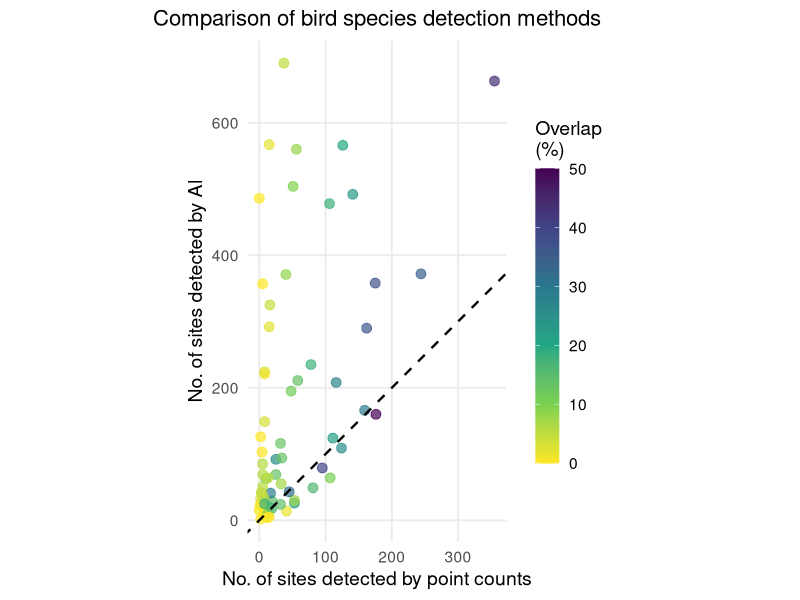
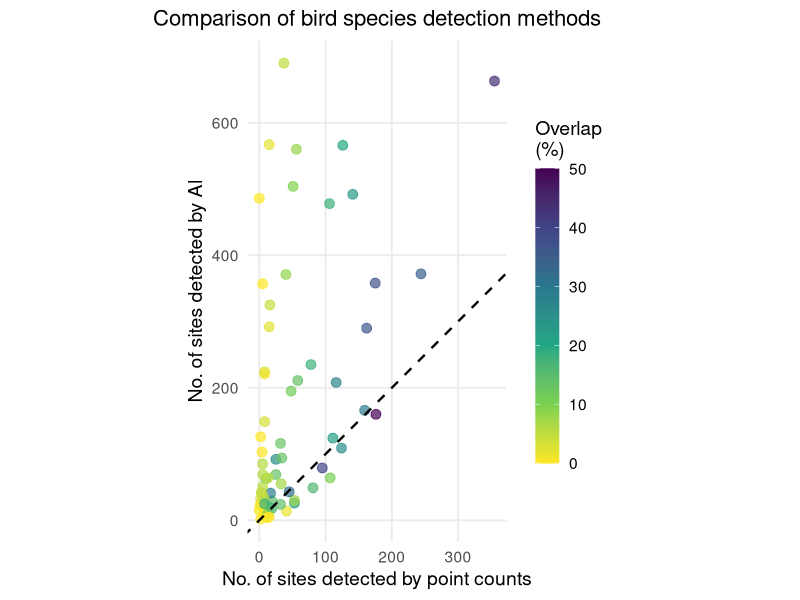
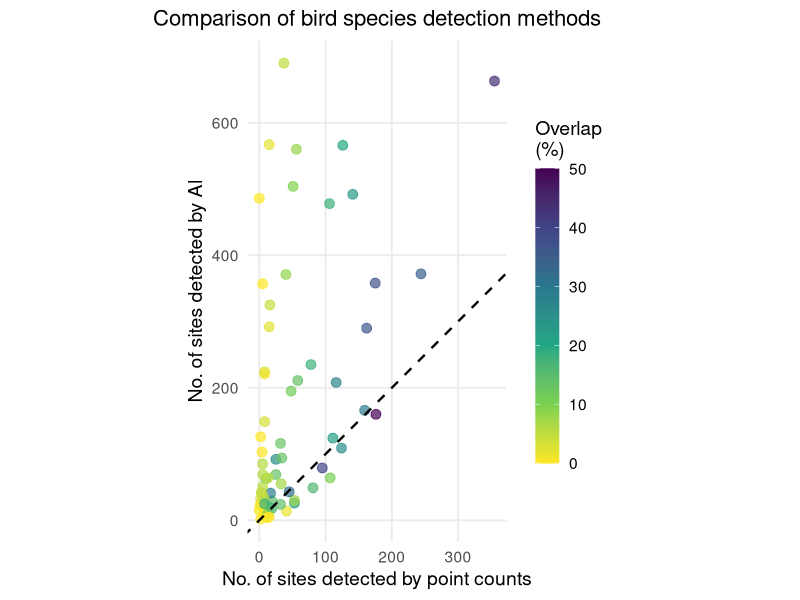

These charts were generated, in order, by the following R code:
# Bird Survey Comparison: Human Point Counts (PC) vs BirdNET - restricted to the 67 species that birdnet knows
#20th November 2025        
#to see for which species there is most and least agreement between the methods

library(tidyverse)
library(ggplot2)
library(scales)
library(viridis)
library(patchwork)
library

# Load data
setwd("/path to your working directory/")
pc_data <- read.csv("pc_spp.site.csv", header=T)   
birdnet_data <- read.csv("birdnet spp.site.csv", header = T)
head(pc_data)
head(birdnet_data)

dim(pc_data)
dim(birdnet_data)

# Extract species names (first column)
pc_species <- pc_data[, 1]
birdnet_species <- birdnet_data[, 1]
pc_species
birdnet_species

# Find common species between the two datasets
common_species <- intersect(pc_species, birdnet_species)
cat("\nNumber of species in point counts:", length(pc_species), "\n")
cat("Number of species in BirdNET:", length(birdnet_species), "\n")
cat("Number of common species:", length(common_species), "\n")

# Get site names (column names, excluding first column which is species)
pc_sites <- colnames(pc_data)[-1]
birdnet_sites <- colnames(birdnet_data)[-1]

# Find common sites
common_sites <- intersect(pc_sites, birdnet_sites)
cat("Number of sites in point counts:", length(pc_sites), "\n")
cat("Number of sites in BirdNET:", length(birdnet_sites), "\n")
cat("Number of common sites:", length(common_sites), "\n\n")

# Filter both datasets to include only common species and common sites
pc_filtered <- pc_data %>%
  filter(WMshort %in% common_species) %>%
  select(WMshort, all_of(common_sites))

birdnet_filtered <- birdnet_data %>%
  filter(WMshort %in% common_species) %>%
  select(WMshort, all_of(common_sites))

# Make sure species are in the same order
pc_filtered <- pc_filtered %>% arrange(WMshort)
birdnet_filtered <- birdnet_filtered %>% arrange(WMshort)

# Metrics for each species
comparison_df <- data.frame(
  species = pc_filtered$WMshort,
  n_sites_pc = NA,
  n_sites_birdnet = NA,
  n_sites_both = NA,
  overlap_pct = NA
)

for (i in 1:nrow(comparison_df)) {
  species <- comparison_df$species[i]
  
  # Extract presence-absence vectors for this species (excluding species name column)
  pc_vector <- as.numeric(pc_filtered[pc_filtered$WMshort == species, -1])
  birdnet_vector <- as.numeric(birdnet_filtered[birdnet_filtered$WMshort == species, -1])
  
  # Number of sites where species was detected
  n_pc <- sum(pc_vector > 0, na.rm = TRUE)
  n_birdnet <- sum(birdnet_vector > 0, na.rm = TRUE)
  
  # Number of sites where both methods detected the species
  n_both <- sum(pc_vector > 0 & birdnet_vector > 0, na.rm = TRUE)
  
  # Calculate overlap percentage
  # Overlap = sites where both detected / total unique sites where either detected
  n_either <- sum(pc_vector > 0 | birdnet_vector > 0, na.rm = TRUE)
  overlap_pct <- if (n_either > 0) (n_both / n_either) * 100 else 0
  
  # Store results
  comparison_df$n_sites_pc[i] <- n_pc
  comparison_df$n_sites_birdnet[i] <- n_birdnet
  comparison_df$n_sites_both[i] <- n_both
  comparison_df$overlap_pct[i] <- overlap_pct
}

# Print summary statistics
cat("Summary of comparison:\n")
cat("Species detected by point counts only:", 
    sum(comparison_df$n_sites_pc > 0 & comparison_df$n_sites_birdnet == 0), "\n")
cat("Species detected by BirdNET only:", 
    sum(comparison_df$n_sites_birdnet > 0 & comparison_df$n_sites_pc == 0), "\n")
cat("Species detected by both methods:", 
    sum(comparison_df$n_sites_pc > 0 & comparison_df$n_sites_birdnet > 0), "\n")
cat("\nMean overlap percentage:", 
    round(mean(comparison_df$overlap_pct[comparison_df$n_sites_pc > 0 | comparison_df$n_sites_birdnet > 0]), 1), "%\n")

# Save comparison data
write.csv(comparison_df, "species_comparisonJun2026.csv", row.names = FALSE)


# Comparison plot
p <- ggplot(comparison_df, aes(x = n_sites_pc, y = n_sites_birdnet, color = overlap_pct)) +
  geom_point(size = 3, alpha = 0.7) +
  geom_abline(intercept = 0, slope = 1, linetype = "dashed", color = "black", linewidth = 0.8) +
  scale_color_viridis_c(option = "viridis", name = "Overlap\n(%)", 
                      limits = c(0, 50), breaks = seq(0, 50, 10),
                      direction = -1) +
  labs(
    title = "Comparison of bird species detection methods",
    x = "No. of sites detected by point counts",
    y = "No. of sites detected by AI"
  ) +
  theme_minimal(base_size = 14) +
  theme(
    plot.title = element_text(hjust = 0.5, size = 16),
    panel.grid.minor = element_blank(),
    legend.position = "right",
    legend.key.height = unit(1.5, "cm")
  ) +
  coord_fixed(ratio = 1)  # Equal scaling on both axes
  
  p

# Save the plot
ggsave("method_comparison_plot.png", 
       plot = p, width = 8, height = 7, dpi = 300, bg = "white")


# Display the plot
print(p)




#######################################
#data exploration 

# Show top 15 species with best agreement
cat("\nTop 15 species with highest overlap (detected by both methods):\n")
top_overlap <- comparison_df %>%
  filter(n_sites_pc > 0 & n_sites_birdnet > 0) %>%
  arrange(desc(overlap_pct)) %>%
  head(15) %>%
  select(species, n_sites_pc, n_sites_birdnet, n_sites_both, overlap_pct)
print(top_overlap)
write.csv(top_overlap,"top15overlap.csv")

#overall overlap
# list species by agreement between methods

cat("\nTop species with highest overlap (detected by both methods):\n")
all_overlap <- comparison_df %>%
  filter(n_sites_pc > 0 & n_sites_birdnet > 0) %>%
  arrange(desc(overlap_pct)) %>%
  
  select(species, n_sites_pc, n_sites_birdnet, n_sites_both, overlap_pct)
print(all_overlap)
write.csv(all_overlap,"sppoverlapJan2026.csv")

###########################################################

# Show species with large discrepancies
cat("\nSpecies with large detection differences (>50 sites difference):\n")
discrepancy <- comparison_df %>%
  mutate(diff = abs(n_sites_pc - n_sites_birdnet)) %>%
  filter(diff > 50) %>%
  arrange(desc(diff)) %>%
  select(species, n_sites_pc, n_sites_birdnet, overlap_pct, diff)
print(discrepancy)

write.csv(discrepancy, "spp.most.discrepencies50Feb2026.csv")   #gives 32 species for which there are largish discrepencies. 
##########
#what if we go for a greater difference in sites, say 100?
discrepancy <- comparison_df %>%
  mutate(diff = abs(n_sites_pc - n_sites_birdnet)) %>%
  filter(diff > 100) %>%
  arrange(desc(diff)) %>%
  select(species, n_sites_pc, n_sites_birdnet, overlap_pct, diff)
print(discrepancy)

write.csv(discrepancy, "spp.most.discrepencies100Feb2026.csv")   #this gives 23 species. 

###########
#what about 150 or more sites?
discrepancy <- comparison_df %>%
  mutate(diff = abs(n_sites_pc - n_sites_birdnet)) %>%
  filter(diff > 150) %>%
  arrange(desc(diff)) %>%
  select(species, n_sites_pc, n_sites_birdnet, overlap_pct, diff)
print(discrepancy)

write.csv(discrepancy, "spp.most.discrepencies150Feb2026.csv")   #this gives 18 species. 
